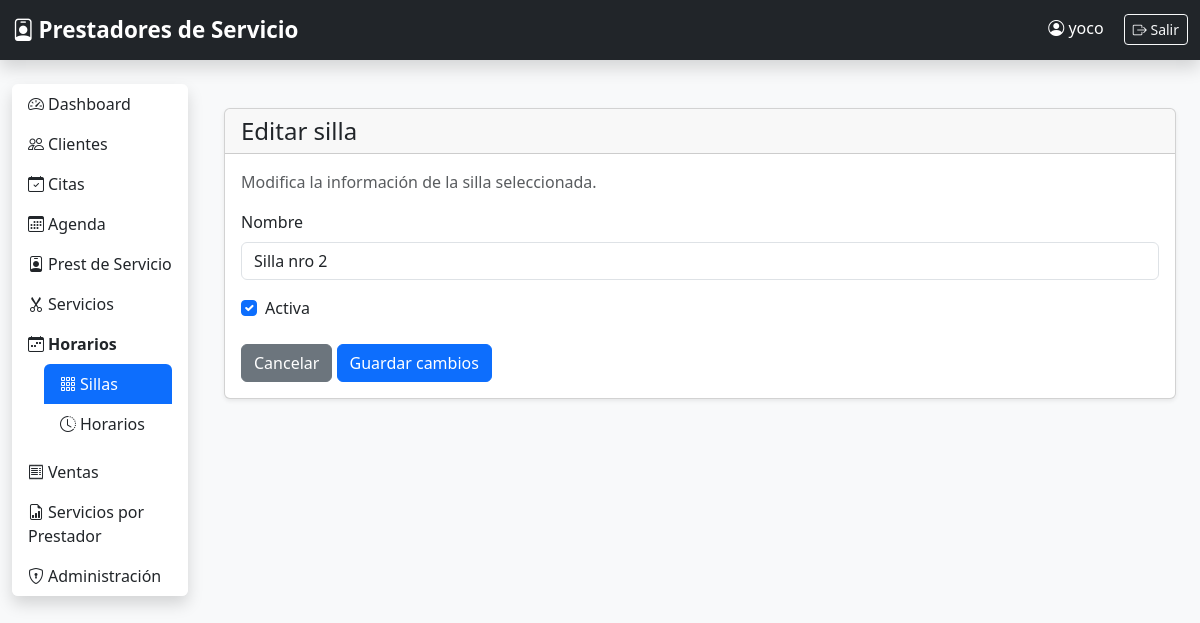
Page /horarios/sillas/2/editar/ (signed in) on the committed database.
### seguridad/models.py (models this page shows, shortened)
class Usuario(AbstractUser):
    telefono = models.CharField(max_length=20, blank=True)

### horarios/models.py (models this page shows, shortened)
class Silla(models.Model):
    nombre = models.CharField(
        max_length=50,
        unique=True,
        verbose_name="Nombre",
    )
    activa = models.BooleanField(
        default=True,
        verbose_name="Activa",
    )
    class Meta:
        ordering = ["nombre"]
        verbose_name = "Silla"
        verbose_name_plural = "Sillas"

### horarios/views.py (the view)
@login_required
def editar_silla(request, silla_id):
    silla = get_object_or_404(Silla, pk=silla_id)
    if request.method == "POST":
        formulario = SillaForm(
            request.POST,
            instance=silla,
        )
        if formulario.is_valid():
            silla = formulario.save()
            messages.success(
                request,
                f'La silla "{silla.nombre}" fue actualizada correctamente.',
            )
            return redirect("horarios:listar_sillas")
    else:
        formulario = SillaForm(instance=silla)
    contexto = {
        "formulario": formulario,
        "silla": silla,
        "titulo": "Editar silla",
        "descripcion": (
            "Modifica la información de la silla seleccionada."
        ),
        "texto_boton": "Guardar cambios",
    }
    return render(
        request,
        "horarios/sillas/formulario.html",
        contexto,
    )

### horarios/forms.py
class SillaForm(forms.ModelForm):
    class Meta:
        model = Silla
        fields = [
            "nombre",
            "activa",
        ]
        widgets = {
            "nombre": forms.TextInput(
                attrs={
                    "class": "form-control",
                    "placeholder": "Ejemplo: Silla 1",
                    "autofocus": True,
                }
            ),
            "activa": forms.CheckboxInput(
                attrs={
                    "class": "form-check-input",
                }
            ),
        }

### horarios/templates/horarios/sillas/formulario.html (shortened to what this page needs)
{% extends "base.html" %}
{% block content %}
<div class="container py-4">
    <div class="card shadow-sm">
        <div class="card-header">
            <h4 class="mb-0">{{ titulo }}</h4>
        </div>
        <div class="card-body">
            <p class="text-muted">
                {{ descripcion }}
            </p>
            <form method="post">
                <div class="mb-3">
                    <label class="form-label">
                        {{ formulario.nombre.label }}
                    </label>
                    {{ formulario.nombre }}
                </div>
                <div class="form-check mb-4">
                    {{ formulario.activa }}
                    <label class="form-check-label">
                        {{ formulario.activa.label }}
                    </label>
                </div>
                <a href="{% url 'horarios:listar_sillas' %}"
                   class="btn btn-secondary">
                    Cancelar
                </a>
                <button class="btn btn-primary">
                    {{ texto_boton }}
                </button>
            </form>
        </div>
    </div>
</div>
{% endblock %}

### templates/base.html (shortened to what this page needs)
{% load static %}
<!DOCTYPE html>
<html lang="es">
<head>
    <link href="https://cdn.jsdelivr.net/npm/bootstrap@5.3.7/dist/css/bootstrap.min.css" rel="stylesheet">
    <link href="https://cdn.jsdelivr.net/npm/bootstrap-icons@1.13.1/font/bootstrap-icons.min.css" rel="stylesheet">
    <link rel="stylesheet" href="{% static 'css/style.css' %}">
</head>
<body class="bg-light">
<nav class="navbar navbar-expand-lg navbar-dark bg-dark shadow">
    <div class="container-fluid">
        <a class="navbar-brand fw-bold" href="{% url 'dashboard' %}">
            <i class="bi bi-person-badge me-1"></i>Prestadores de Servicio
        </a>
        <div class="ms-auto">
            {% if user.is_authenticated %}
                <span class="text-white me-3">
                    <i class="bi bi-person-circle"></i>
                    {% if user.first_name or user.last_name %}
                        {{ user.first_name }} {{ user.last_name }}
                    {% else %}
                        {{ user.username }}
                    {% endif %}
                </span>
                <a href="{% url 'cerrar_sesion' %}" class="btn btn-outline-light btn-sm">
                    <i class="bi bi-box-arrow-right"></i> Salir
                </a>
            {% endif %}
        </div>
    </div>
</nav>
<div class="container-fluid mt-4">
    <div class="row">
        {% if user.is_authenticated %}
            <div class="col-md-2 mb-4">
                <div class="list-group shadow">
                    <a href="{% url 'dashboard' %}" class="list-group-item list-group-item-action {% if request.resolver_match.url_name == 'dashboard' %}active{% endif %}">
                        <i class="bi bi-speedometer2 me-1"></i>Dashboard
                    </a>
                    <a href="{% url 'clientes:lista_clientes' %}" class="list-group-item list-group-item-action {% if request.resolver_match.namespace == 'clientes' %}active{% endif %}">
                        <i class="bi bi-people me-1"></i>Clientes
                    </a>
                    <a href="{% url 'citas:listar_citas' %}" class="list-group-item list-group-item-action {% if request.resolver_match.namespace == 'citas' and request.resolver_match.url_name == 'listar_citas' %}active{% endif %}">
                        <i class="bi bi-calendar-check me-1"></i>Citas
                    </a>
                    <a href="{% url 'citas:agenda_citas' %}" class="list-group-item list-group-item-action {% if request.resolver_match.namespace == 'citas' and request.resolver_match.url_name == 'agenda_citas' %}active{% endif %}">
                        <i class="bi bi-calendar3 me-1"></i>Agenda
                    </a>
                    <a href="{% url 'barberos:lista_barberos' %}" class="list-group-item list-group-item-action {% if request.resolver_match.namespace == 'barberos' %}active{% endif %}">
                        <i class="bi bi-person-badge me-1"></i>Prest de Servicio
                    </a>
                    <a href="{% url 'servicios:lista' %}" class="list-group-item list-group-item-action {% if request.resolver_match.namespace == 'servicios' %}active{% endif %}">
                        <i class="bi bi-scissors me-1"></i>Servicios
                    </a>
                    <div class="list-group-item">
                        <div class="fw-bold mb-2"><i class="bi bi-calendar-week me-1"></i>Horarios</div>
                        <div class="list-group ms-3">
                            <a href="{% url 'horarios:listar_sillas' %}" class="list-group-item list-group-item-action {% if request.resolver_match.url_name == 'listar_sillas' or request.resolver_match.url_name == 'crear_silla' or request.resolver_match.url_name == 'editar_silla' or request.resolver_match.url_name == 'eliminar_silla' or request.resolver_match.url_name == 'cambiar_estado_silla' %}active{% endif %}">
                                <i class="bi bi-grid-3x3-gap me-1"></i>Sillas
                            </a>
                            <a href="{% url 'horarios:listar_horarios' %}" class="list-group-item list-group-item-action ">
                                <i class="bi bi-clock-history me-1"></i>Horarios
                            </a>
                        </div>
                    </div>
                    <a href="{% url 'ventas:lista' %}" class="list-group-item list-group-item-action {% if request.resolver_match.namespace == 'ventas' and request.resolver_match.url_name != 'reporte_servicios' %}active{% endif %}">
                        <i class="bi bi-receipt me-1"></i>Ventas
                    </a>
                    <a href="{% url 'ventas:reporte_servicios' %}" class="list-group-item list-group-item-action ">
                        <i class="bi bi-file-earmark-bar-graph me-1"></i>Servicios por Prestador
                    </a>
                    <a href="{% url 'admin:index' %}" class="list-group-item list-group-item-action {% if request.resolver_match.namespace == 'admin' %}active{% endif %}">
                        <i class="bi bi-shield-lock me-1"></i>Administración
                    </a>
                </div>
            </div>
            <main class="col-md-10">
        {% else %}
            <main class="col-12">
        {% endif %}
            {% block content %}{% endblock %}
            </main>
    </div>
</div>
</body>
</html>

### templates/static/css/style.css (style rules this page uses)
body { font-family: "Segoe UI", sans-serif; }
.list-group-item { border: none; }
.list-group-item.active { background:#0d6efd; }
.navbar-brand { font-size:1.4rem; }

### rows in the picture
Usuario: username "yoco"
Silla: nombre "Silla nro 2", activa "☑"

### other values in the picture
{{ titulo }} "Editar silla"
{{ descripcion }} "Modifica la información de la silla seleccionada."
{{ texto_boton }} "Guardar cambios"
